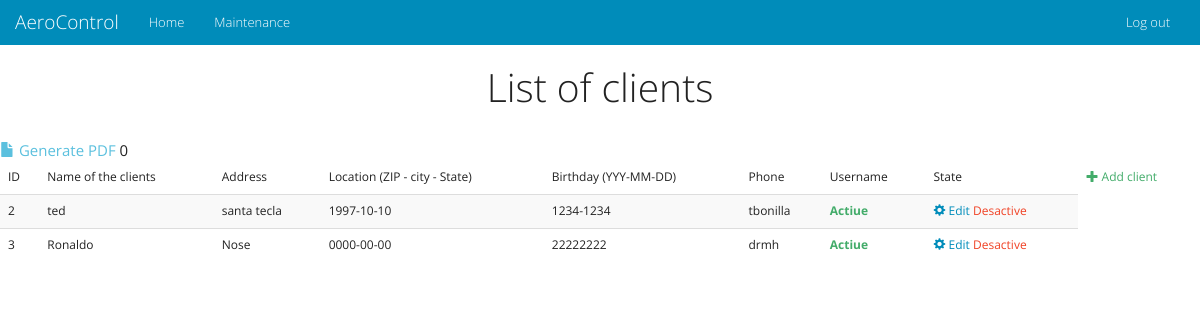
Screenshot of /en/admin/costumers.php with the database file from the repository.
### tables this page shows
CREATE TABLE IF NOT EXISTS `costumers` (
  `id` int(11) NOT NULL AUTO_INCREMENT,
  `name` varchar(100) NOT NULL,
  `address` varchar(100) NOT NULL,
  `city` varchar(100) NOT NULL,
  `state` varchar(100) NOT NULL,
  `mail` varchar(100) NOT NULL,
  `birthdate` date NOT NULL,
  `phone` varchar(9) NOT NULL,
  `user` varchar(50) NOT NULL,
  `password` varchar(32) NOT NULL,
  `status` char(1) NOT NULL,
  PRIMARY KEY (`id`)
);

### en/admin/costumers.php (the view, shortened to what this page needs)
<!DOCTYPE html>
<html lang="en">
<head>
    <link href="../docs/css/bootstrap.css" rel="stylesheet">
    <link href="../docs/css/font-awesome.css" rel="stylesheet">
    <link href="../docs/css/ionicons.css" rel="stylesheet">
</head>
<body>
<div class="container-fluid">
    <div class="row">
    <?php include 'nav.php'; ?>
        <h1 class="text-center">List of clients</h1>
        <br>
<?php
include "../docs/connect.php";
$query = "SELECT id, name, address, city, state, birthdate, phone, user, password, status FROM costumers ORDER BY id";
$resultado = mysql_query($query, $link);
$total = mysql_num_rows($resultado);
if($total>0)
{
?>
		<a href='exportcustomers.php' target="_blank" class="text-info"><span class='glyphicon glyphicon-file' aria-hidden='true'></span> Generate PDF</a>
        <table class="table table-striped">
            <thead><tr><td>ID</td><td>Name of the clients</td><td>Address</td><td>Location (ZIP - city - State)</td><td>Birthday (YYY-MM-DD)</td><td>Phone</td><td>Username</td><td>State</td><td><a href='addcostumer.php' class="text-success"><span class='glyphicon glyphicon-plus' aria-hidden='true'></span> Add client</a></td></tr></thead><tbody>
<?php
    while($row = mysql_fetch_array($resultado))
	{
        $texto = "";
        $texto2 = "";
        switch($row["status"])
        {
            case 1;
            $texto = "<th class='text-success'>Actiue</th>";
            $texto2 = "<a  href='statuscostumer.php?costumer=".$row['id']."' class='text-danger'>Desactive</a>";
            break;
        }
        echo "<tr><td>".$row['id']."</td>";
        echo "<td>".$row['name']."</td>";
        echo "<td>".$row['address']."</td>";
        echo "<td>".$row['birthdate']."</td>";
        echo "<td>".$row['phone']."</td>";
        echo "<td>".$row['user']."</td>";
        echo $texto;
        echo "<td><a href='editairport.php?air=".$row['id']."'><span class='glyphicon glyphicon-cog' aria-hidden='true'></span>  Edit</a>   ".$texto2."</td></tr>";
    }
}
else
{
    echo "<p class='text-danger text-center'>Error: The database is empty <a href='addcostumer.php' class='text-success'>Add client</a></p>";
}
?>
        </tbody></table>
        </div>
</div>
</body>
</html>

### rows the page displays
costumers: id "2", name "ted", address "santa tecla", birthdate "1997-10-10", phone "1234-1234", user "tbonilla", status "Actiue"
costumers: id "3", name "Ronaldo", address "Nose", birthdate "0000-00-00", phone "22222222", user "drmh", status "Actiue"
